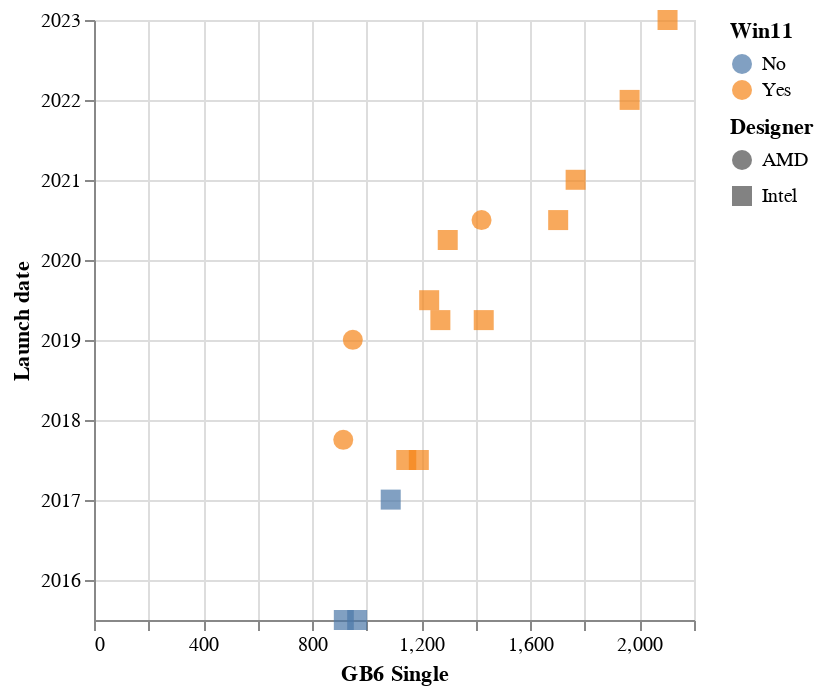

The cell this chart's notebook holds for it:
### Markdown cell above
## Plot

### Code cell
alt.Chart(cpus).mark_point(size=100, filled=True).encode(
    y='Launch date',
    x='GB6 Single',
    tooltip='Name',
    color='Win11',
    shape='Designer'
)

### Figure 1 — Vega-Lite specification as saved in the notebook (floating-point values rounded to 4 significant figures)
{"config": {"view": {"continuousWidth": 300, "continuousHeight": 300}}, "data": {"name": "data-b5fa1adbe533e601224ed0bf84ffd991"}, "mark": {"type": "point", "filled": true, "size": 100}, "encoding": {"color": {"field": "Win11", "type": "nominal"}, "shape": {"field": "Designer", "type": "nominal"}, "tooltip": {"field": "Name", "type": "nominal"}, "x": {"field": "GB6 Single", "type": "quantitative"}, "y": {"field": "Launch date", "type": "temporal"}}, "$schema": "https://vega.github.io/schema/vega-lite/v5.20.1.json", "datasets": {"data-b5fa1adbe533e601224ed0bf84ffd991": [{"Name": "Intel Core i5-6200U", "Launch date": "2015-07-01T00:00:00", "Cores": 2, "Age": 9.6, "GB6 Single": 916.0, "GB6 Multi": 1832.0, "Designer": "Intel", "Win11": "No"}, {"Name": "Intel Core i5-6300U", "Launch date": "2015-07-01T00:00:00", "Cores": 2, "Age": 9.6, "GB6 Single": 965.0, "GB6 Multi": 1910.0, "Designer": "Intel", "Win11": "No"}, {"Name": "Intel Core i5-7300U", "Launch date": "2017-01-01T00:00:00", "Cores": 2, "Age": 8.1, "GB6 Single": 1088.0, "GB6 Multi": 2030.0, "Designer": "Intel", "Win11": "No"}, {"Name": "Intel Core i5-8250U", "Launch date": "2017-07-01T00:00:00", "Cores": 4, "Age": 7.6, "GB6 Single": 1145.0, "GB6 Multi": 3126.0, "Designer": "Intel", "Win11": "Yes"}, {"Name": "Intel Core i5-8350U", "Launch date": "2017-07-01T00:00:00", "Cores": 4, "Age": 7.6, "GB6 Single": 1191.0, "GB6 Multi": 3237.0, "Designer": "Intel", "Win11": "Yes"}, {"Name": "Intel Core i5-8365U", "Launch date": "2019-04-01T00:00:00", "Cores": 4, "Age": 5.9, "GB6 Single": 1270.0, "GB6 Multi": 3167.0, "Designer": "Intel", "Win11": "Yes"}, {"Name": "Intel Core i5-9400H", "Launch date": "2019-04-01T00:00:00", "Cores": 4, "Age": 5.9, "GB6 Single": 1429.0, "GB6 Multi": 4347.0, "Designer": "Intel", "Win11": "Yes"}, {"Name": "Intel Core i5-10210U", "Launch date": "2019-07-01T00:00:00", "Cores": 4, "Age": 5.6, "GB6 Single": 1229.0, "GB6 Multi": 3088.0, "Designer": "Intel", "Win11": "Yes"}, {"Name": "Intel Core i5-10310U", "Launch date": "2020-04-01T00:00:00", "Cores": 4, "Age": 4.9, "GB6 Single": 1297.0, "GB6 Multi": 3450.0, "Designer": "Intel", "Win11": "Yes"}, {"Name": "Intel Core i5-1135G7", "Launch date": "2020-07-01T00:00:00", "Cores": 4, "Age": 4.6, "GB6 Single": 1702.0, "GB6 Multi": 4694.0, "Designer": "Intel", "Win11": "Yes"}, {"Name": "Intel Core i5-1145G7", "Launch date": "2021-01-01T00:00:00", "Cores": 4, "Age": 4.1, "GB6 Single": 1766.0, "GB6 Multi": 4873.0, "Designer": "Intel", "Win11": "Yes"}, {"Name": "Intel Core i5-1245U", "Launch date": "2022-01-01T00:00:00", "Cores": 10, "Age": 3.1, "GB6 Single": 1964.0, "GB6 Multi": 6269.0, "Designer": "Intel", "Win11": "Yes"}, {"Name": "Intel Core i5-1335U", "Launch date": "2023-01-01T00:00:00", "Cores": 10, "Age": 2.1, "GB6 Single": 2103.0, "GB6 Multi": 6786.0, "Designer": "Intel", "Win11": "Yes"}, {"Name": "AMD Ryzen 7 PRO 2700U", "Launch date": "2017-10-01T00:00:00", "Cores": 4, "Age": 7.4, "GB6 Single": 914.0, "GB6 Multi": 2545.0, "Designer": "AMD", "Win11": "Yes"}, {"Name": "AMD Ryzen 5 PRO 3500U", "Launch date": "2019-01-01T00:00:00", "Cores": 4, "Age": 6.1, "GB6 Single": 949.0, "GB6 Multi": 2620.0, "Designer": "AMD", "Win11": "Yes"}, {"Name": "AMD Ryzen 5 PRO 4650U", "Launch date": "2020-07-01T00:00:00", "Cores": 6, "Age": 4.6, "GB6 Single": 1421.0, "GB6 Multi": 4591.0, "Designer": "AMD", "Win11": "Yes"}]}}
